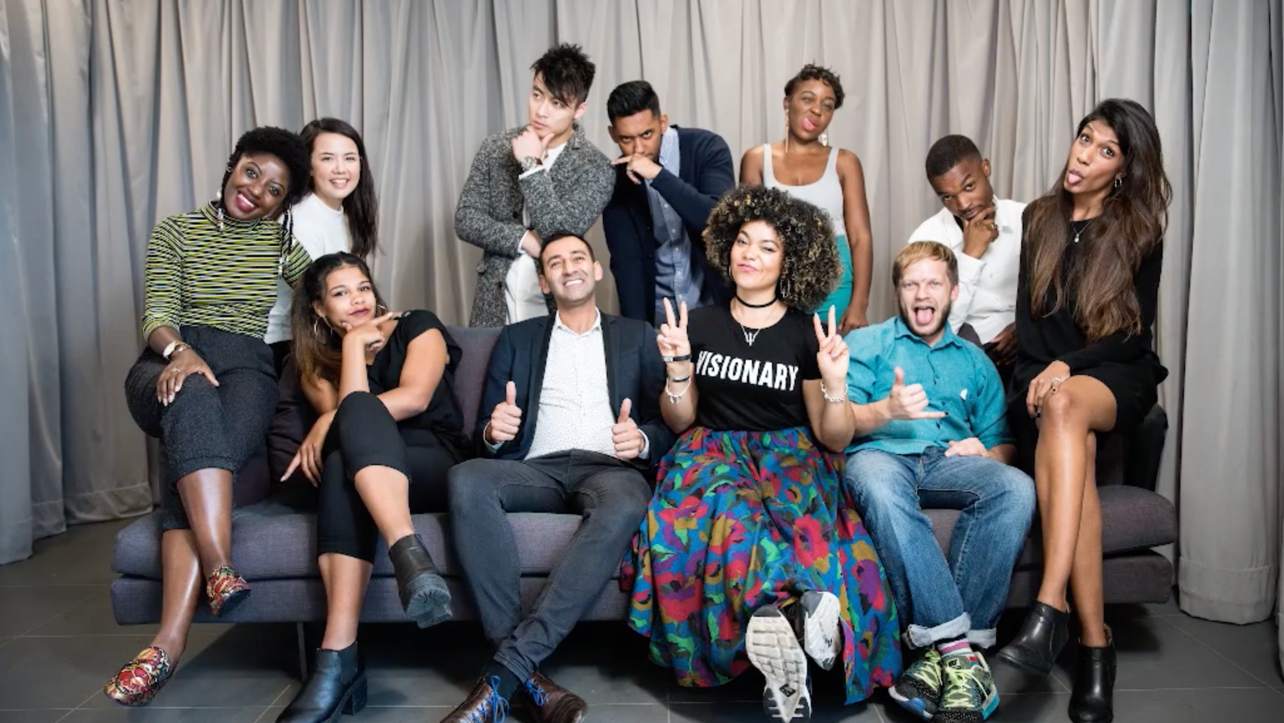
#> input picture scripts/Backend/AI/Roots-1445px (1).jpg, 2568 x 1445 px, found by its file name (shown at 1/2 size)
$ python body.py
#> lines starting #> are read from the running program, lines starting #| are printed output that depends on the picture; after the words box and inside, x2 and y2 are one past the last pixel; in counts of white or black regions, pixels touching at a corner belong together
import cv2 as cv

full_body = cv.CascadeClassifier(cv.data.haarcascades +'haarcascade_fullbody.xml')

frame = cv.imread('./scripts/Backend/AI/Roots-1445px (1).jpg')
#> frame is the input picture: shape (1445, 2568, 3); mean B, G, R 106.5, 105.3, 106.9
#gray = cv.cvtColor(frame, cv.COLOR_BGR2GRAY)
frame1=cv.resize(frame,(1200,720))
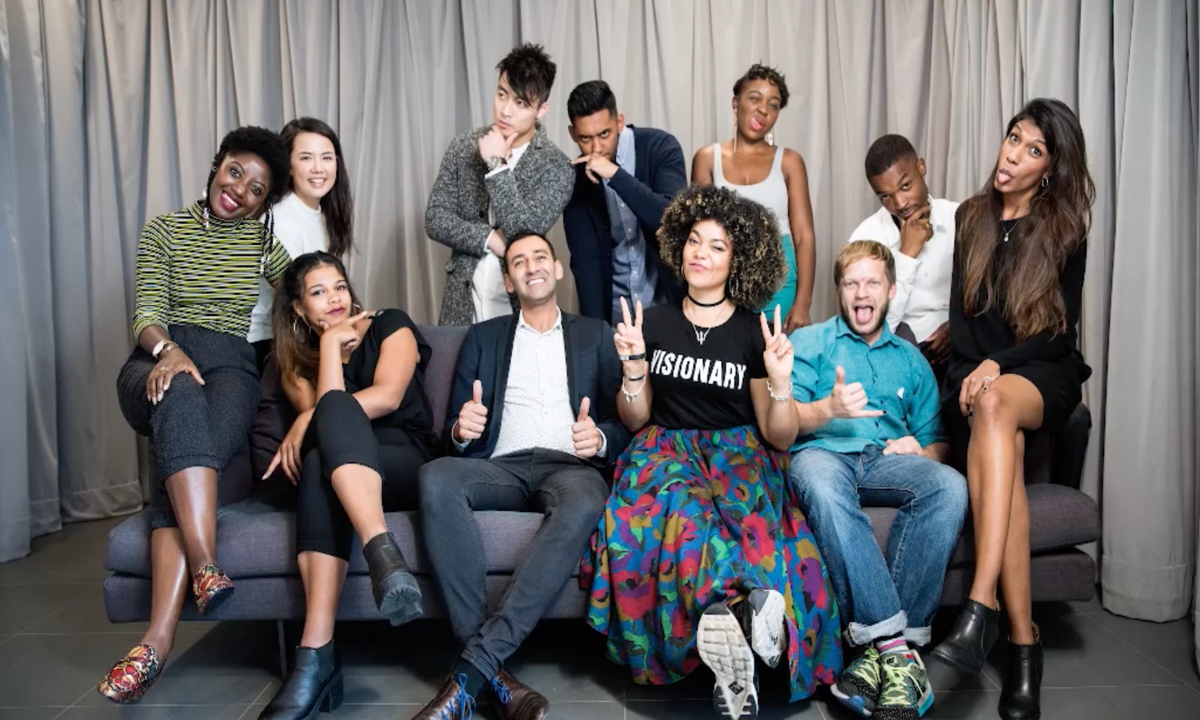
#> frame1: shape (720, 1200, 3); mean B, G, R 106.4, 105.2, 106.8
detection = full_body.detectMultiScale(frame1, scaleFactor= 1.005, minNeighbors=5, minSize=(50,50))
#> detection = [[306, 156, 60, 120]]
print (detection)
#| [[306 156  60 120]]

for (x,y,w,h) in detection:
    cv.rectangle(frame1, (x, y), (x+w, y+h), (0,255,0), 2)
#> this loop made 1 pass
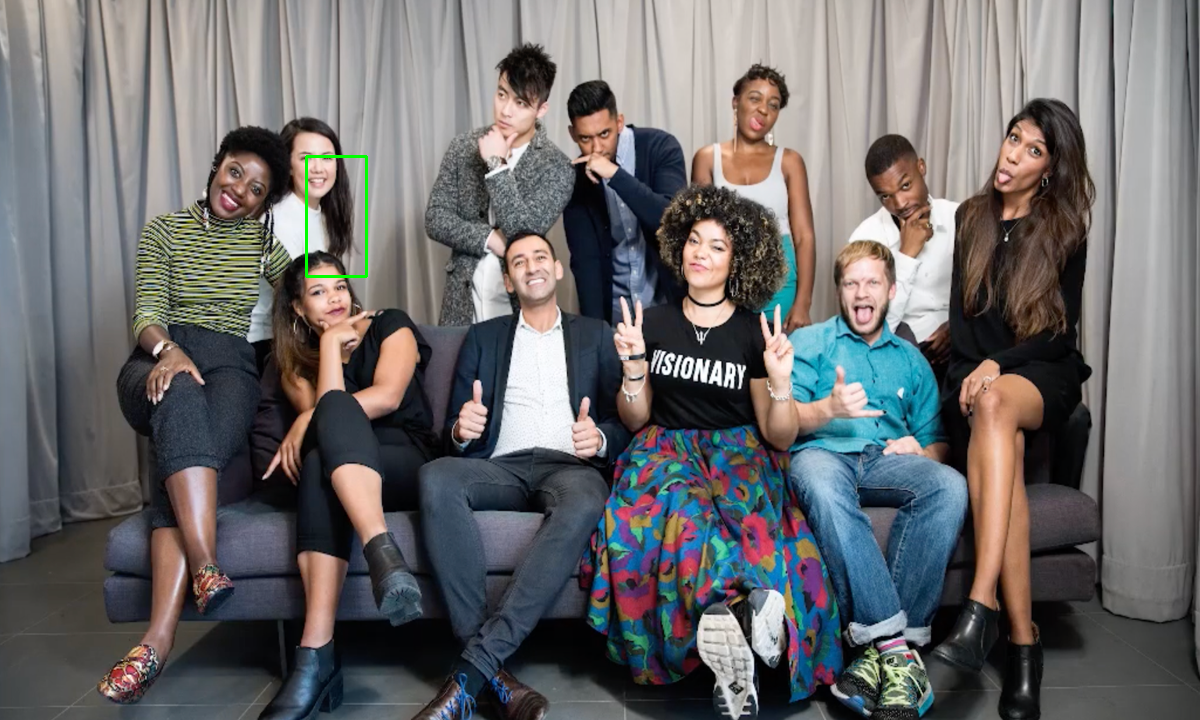
#> frame1: shape (720, 1200, 3); 0.12% of pixels changed, all inside (x1, y1, x2, y2) = (305, 155, 368, 278)

cv.imshow('a',frame1)
cv.waitKey()
